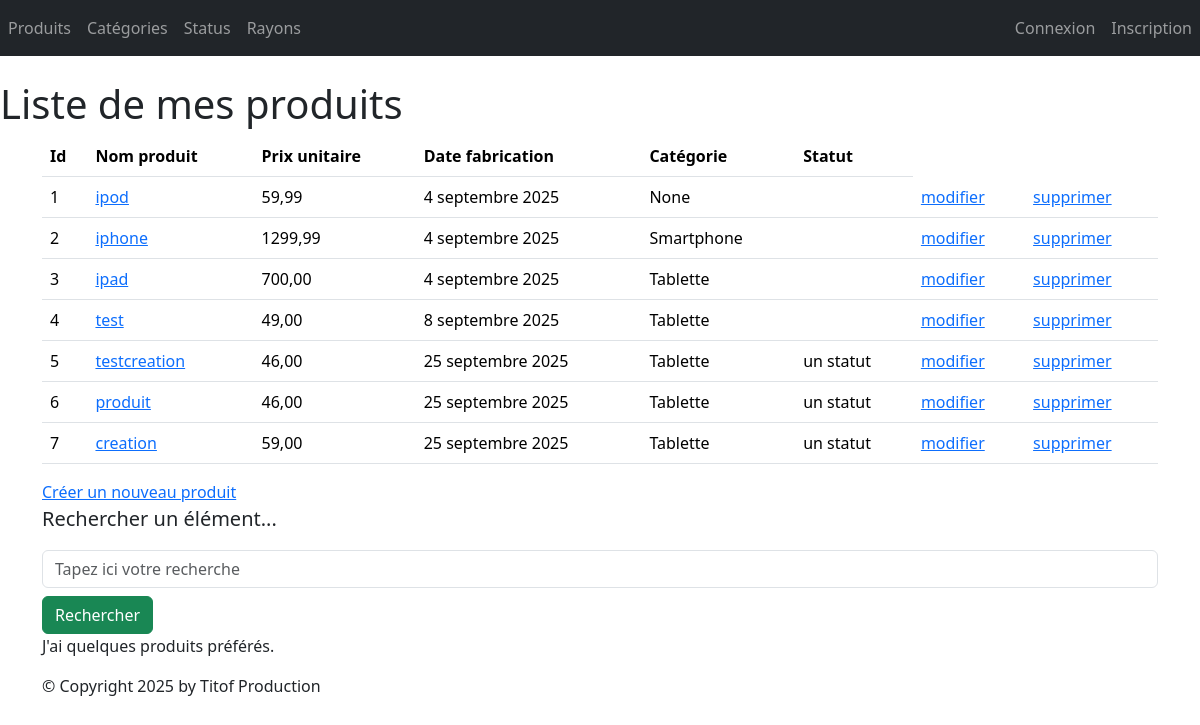
/monApp/produits/, run on an earlier commit of the app's database.
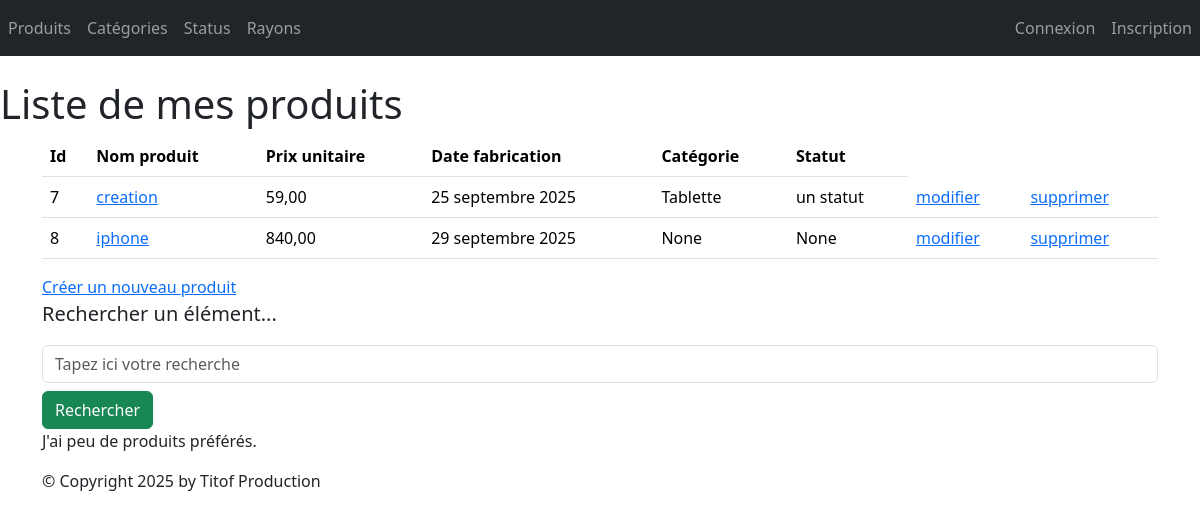
And on a later commit of the database.
### monApp/models.py (models this page shows, shortened)
class Produit(models.Model):
    refProd = models.AutoField(primary_key=True)
    intituleProd = models.CharField(max_length=200)
    prixUnitaireProd = models.DecimalField(max_digits=10, decimal_places=2)
    dateFabProd = models.DateField(default=date.today)
    categorie = models.ForeignKey(Categorie, on_delete=models.CASCADE, related_name="produits_categorie", null=True, blank=True)
    status = models.ForeignKey(Statut, on_delete=models.CASCADE, related_name="produits_status",null=True, blank=True)

class Categorie(models.Model):
    idCat = models.AutoField(primary_key=True)
    nomCat = models.CharField(max_length=100)
    def __str__(self):
        return self.nomCat

class Statut(models.Model):
    idStatus = models.AutoField(primary_key=True)
    libelleStatus = models.CharField(max_length=100, default='')
    def __str__(self):
        return self.libelleStatus

### monApp/views.py (the view)
# urls.py: path("produits/",views.ProduitListView.as_view(),name="lst_prdts"),
class ProduitListView(ListView):
    model = Produit
    template_name = "monApp/list_produits.html"
    context_object_name = "prdts"
    def get_queryset(self):
        query = self.request.GET.get('search')
        if query:
            return Produit.objects.filter(intituleProd__icontains=query).select_related('categorie').select_related('status')
        return Produit.objects.select_related('categorie').select_related('status')
    def get_context_data(self, **kwargs):
        context = super(ProduitListView, self).get_context_data(**kwargs)
        context['titremenu'] = "Liste de mes produits"
        return context

### monApp/templates/monApp/list_produits.html
{% extends 'monApp/base.html' %}
{% block menu %}
    <h1>{{titremenu}}</h1>
{% endblock %}
{% block contenu %}
    <table class="table">
        <thead>
            <th>Id</th>
            <th>Nom produit</th>
            <th>Prix unitaire</th>
            <th>Date fabrication</th>
            <th>Catégorie</th>
            <th>Statut</th>
        </thead>
            <tbody>
                {% for prdt in prdts %}
                <tr>
                    <td>{{ prdt.refProd }} </td>
                    <td> <a href="{% url 'dtl_prdt' prdt.refProd %}">{{ prdt.intituleProd }}</a> </td>
                    <td>{{ prdt.prixUnitaireProd }} </td>
                    <td>{{ prdt.dateFabProd }} </td>
                    <td>{{ prdt.categorie }} </td>
                    <td>{{ prdt.status }} </td>
                    <td><a href="{% url 'prdt_chng' prdt.refProd %}">modifier</a></td>
                    <td><a href="{% url 'prdt_del' prdt.refProd %}">supprimer</a></td>
                </tr>
                {% endfor %}
        </tbody>
    </table>
    <a href="{% url 'crt_prdt' %}">Créer un nouveau produit</a>
    <p class="lead mb-3 ml-0">Rechercher un élément...</p>
    <form method="GET" action="">
        <input class="form-control" type="text" name="search" placeholder="Tapez ici votre recherche"
        value="{{ request.GET.search }}">
        <button type="submit" class="btn btn-success mt-2">Rechercher</button>
    </form>
    <p>
    J'ai
    {% if prdts|length < 5 %}
    peu de
    {% elif prdts|length < 10 %}
    quelques
    {% else %}
    beaucoup de
    {% endif %}
    produits préférés.
    </p>
{% endblock %}

What changed in the data, as far as the page shows it:
removed Produit: refProd "1", intituleProd "ipod", prixUnitaireProd "59,99", dateFabProd "4 septembre 2025", categorie "None"
removed Produit: refProd "2", intituleProd "iphone", prixUnitaireProd "1299,99", dateFabProd "4 septembre 2025", categorie "Smartphone"
removed Produit: refProd "3", intituleProd "ipad", prixUnitaireProd "700,00", dateFabProd "4 septembre 2025", categorie "Tablette"
removed Produit: refProd "4", intituleProd "test", prixUnitaireProd "49,00", dateFabProd "8 septembre 2025", categorie "Tablette"
removed Produit: refProd "5", intituleProd "testcreation", prixUnitaireProd "46,00", dateFabProd "25 septembre 2025", categorie "Tablette", status "un statut"
removed Produit: refProd "6", intituleProd "produit", prixUnitaireProd "46,00", dateFabProd "25 septembre 2025", categorie "Tablette", status "un statut"
added Produit: refProd "8", intituleProd "iphone", prixUnitaireProd "840,00", dateFabProd "29 septembre 2025", categorie "None", status "None"
Also different on the page:
text no longer shown: "quelques"
text now shown: "peu de"
